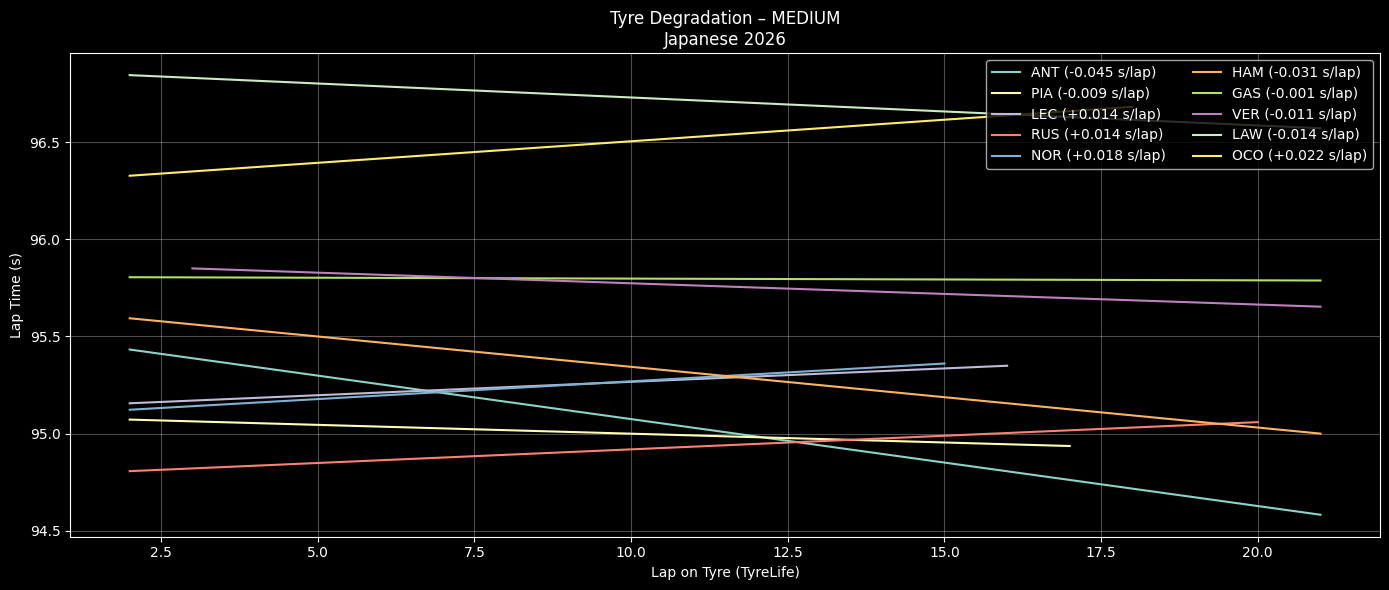

Reproduce this figure in Python.
import fastf1, os
import pandas as pd
import numpy as np
import matplotlib.pyplot as plt
from pathlib import Path

# ========= CONFIG =========
YEAR = 2026
GP = "Japanese"
SESSION = "R"
COMPOUND = "MEDIUM"      # SOFT / MEDIUM / HARD
TOP_N = 10             # Top N finishers
CACHE_DIR = Path("/content/fastf1_cache")

# ========= CACHE =========
CACHE_DIR.mkdir(parents=True, exist_ok=True)
fastf1.Cache.enable_cache(CACHE_DIR)

# ========= LOAD SESSION =========
session = fastf1.get_session(YEAR, GP, SESSION)
session.load()

laps = session.laps.copy()
laps = laps[laps["IsAccurate"]]

# Convert laptime to seconds
laps["LapTimeSec"] = laps["LapTime"].dt.total_seconds()

# ========= SELECT TOP DRIVERS =========
drivers = (
    session.results
    .sort_values("Position")
    .head(TOP_N)["Abbreviation"]
    .tolist()
)

laps = laps[laps["Driver"].isin(drivers)]

# ========= CLEAN LAPS =========
laps = laps[
    laps["PitInTime"].isna() &
    laps["PitOutTime"].isna() &
    (laps["Compound"] == COMPOUND)
]

# ========= REMOVE OUTLIERS (IQR PER DRIVER PER STINT) =========
clean = []

for (d, stint), dl in laps.groupby(["Driver", "Stint"]):
    if len(dl) < 5:
        continue

    q1, q3 = dl["LapTimeSec"].quantile([0.25, 0.75])
    iqr = q3 - q1

    dl = dl[
        (dl["LapTimeSec"] >= q1 - 1.5 * iqr) &
        (dl["LapTimeSec"] <= q3 + 1.5 * iqr)
    ]

    clean.append(dl)

clean = pd.concat(clean)

# ========= PLOT TYRE DEGRADATION =========
plt.figure(figsize=(14,6))

for d in drivers:
    dl = clean[clean["Driver"] == d]

    # pilih stint terpanjang untuk driver tsb
    if dl.empty:
        continue

    stint_id = (
        dl.groupby("Stint").size().idxmax()
    )

    stint_laps = dl[dl["Stint"] == stint_id]

    if len(stint_laps) < 5:
        continue

    x = stint_laps["TyreLife"]
    y = stint_laps["LapTimeSec"]

    # Linear regression → degradation slope
    z = np.polyfit(x, y, 1)
    y_fit = np.polyval(z, x)

    plt.plot(x, y_fit, label=f"{d} ({z[0]:+.03f} s/lap)")

plt.title(f"Tyre Degradation – {COMPOUND}\n{GP} {YEAR}")
plt.xlabel("Lap on Tyre (TyreLife)")
plt.ylabel("Lap Time (s)")
plt.grid(alpha=0.3)
plt.legend(ncol=2)
plt.tight_layout()
plt.show()
